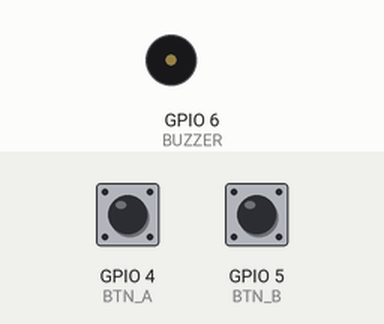
Simulated run of this sketch. Board: ESP32-S3. Parts: buzzer (waves = sounding). Inputs (shaded band) come from the test bench; at power-on: GPIO 4 (BTN_A) HIGH, GPIO 5 (BTN_B) HIGH. What the sketch prints to the serial monitor is not drawn.

Above: at 1.7 s.
1.8 s: GPIO 4 (BTN_A) pulled LOW for 0.15 s
At 2.4 s:
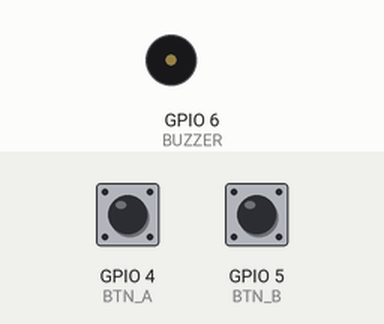
3.4 s: GPIO 5 (BTN_B) pulled LOW for 0.15 s
At 4.5 s:
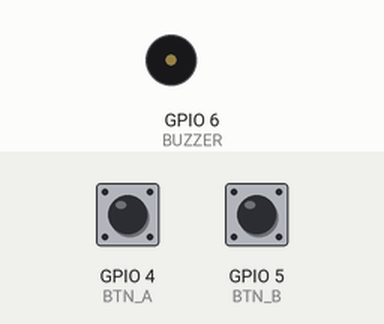
Timing chart, 0 to 6.4 s (numbered marks = the images above; inputs shaded):
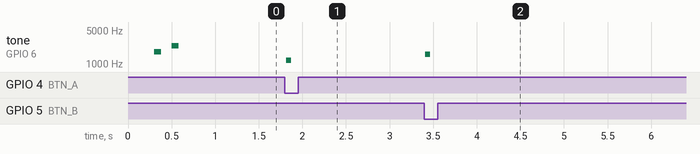

Measured:
- after the input at 1.8 s, tone on GPIO 6 (BUZZER): silent → 1200 Hz at once, → silent 0.06 s later
- after the input at 3.4 s, tone on GPIO 6 (BUZZER): silent → 1600 Hz at once, → silent 0.06 s later

The sketch:

4_buttons.ino
```cpp
/*
 * Step 4 · 按键 + 蜂鸣器测试
 * 通过标准：按 A/B 有"嘀"声，串口打印 A down / B down
 *
 * 接线：按键 A: GPIO4 ↔ GND  按键 B: GPIO5 ↔ GND
 *       蜂鸣器 +: GPIO6   −: GND
 * 说明：用 INPUT_PULLUP，按下是 LOW，所以按键另一端接 GND
 */
#include <Arduino.h>
#if __has_include(<esp_arduino_version.h>)
#include <esp_arduino_version.h>
#endif

#define BTN_A   4
#define BTN_B   5
#define BUZZER  6

void buzzerInit() {
#if defined(ESP_ARDUINO_VERSION_MAJOR) && ESP_ARDUINO_VERSION_MAJOR >= 3
  ledcAttach(BUZZER, 2000, 10);
#else
  ledcSetup(0, 2000, 10);
  ledcAttachPin(BUZZER, 0);
#endif
}

void beep(uint16_t freq, uint16_t ms) {
#if defined(ESP_ARDUINO_VERSION_MAJOR) && ESP_ARDUINO_VERSION_MAJOR >= 3
  ledcWriteTone(BUZZER, freq); delay(ms);
  ledcWriteTone(BUZZER, 0);    ledcWrite(BUZZER, 0);
#else
  ledcWriteTone(0, freq); delay(ms);
  ledcWriteTone(0, 0);    ledcWrite(0, 0);
#endif
}

bool lastA = HIGH, lastB = HIGH;

void setup() {
  Serial.begin(115200);
  delay(300);
  pinMode(BTN_A, INPUT_PULLUP);
  pinMode(BTN_B, INPUT_PULLUP);
  pinMode(BUZZER, OUTPUT);
  buzzerInit();
  Serial.println("\n[4_buttons] 按 A 或 B 试试");
  beep(1800, 80);
  delay(120);
  beep(2400, 80);
}

void loop() {
  bool a = digitalRead(BTN_A);
  bool b = digitalRead(BTN_B);

  if (a == LOW && lastA == HIGH) { Serial.println("[4_buttons] A down"); beep(1200, 60); }
  if (a == HIGH && lastA == LOW) { Serial.println("[4_buttons] A up"); }
  if (b == LOW && lastB == HIGH) { Serial.println("[4_buttons] B down"); beep(1600, 60); }
  if (b == HIGH && lastB == LOW) { Serial.println("[4_buttons] B up"); }

  lastA = a; lastB = b;
  delay(15);
}
```
